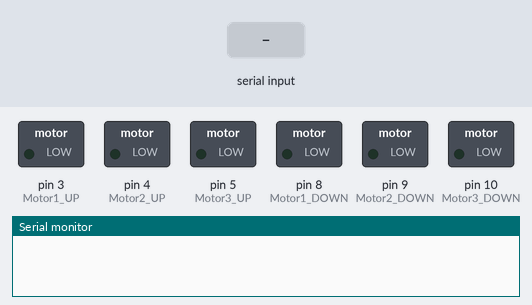
The sketch below on a simulated Arduino Uno, built with avr-gcc and run on an emulated ATmega328P. On the bench: switched loads named in the sketch (green lamp = pin HIGH), the last lines printed to the serial monitor. Inputs (shaded band) come from the test bench.

Above: at 1.2 s.
1.3 s: "c" received over the second serial link
At 1.8 s:
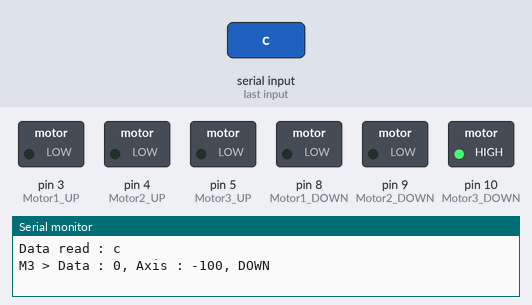
2.9 s: "L90\n" received over the second serial link
At 4.2 s:
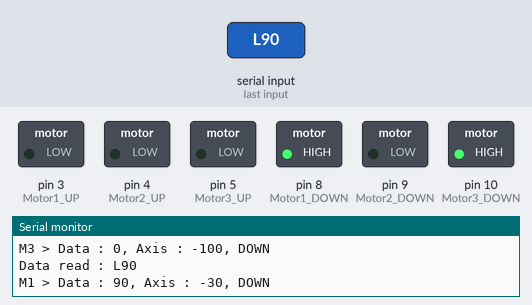
4.5 s: "R90\n" received over the second serial link
At 5.4 s:
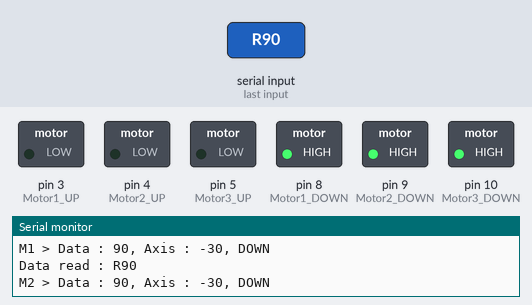
Timing chart, 0 to 7.5 s (numbered marks = the images above; inputs shaded):
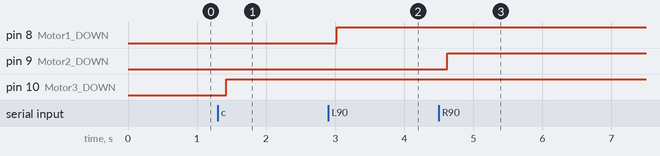

The sketch:

_3DOF_Simulator2_Control_by_SoftSerial.ino
```cpp
/*
 * Arduino Mega / UNO
 * 3DOF Simulator
 * Control by SoftwareSerial
 *
 * Date : 20150920
 * Artist by SiRyuA.
 */

#include <SoftwareSerial.h>

SoftwareSerial mySerial(12, 13); // RX12 TX13

char buffers[18];  //데이터 수신 버퍼

int Motor1,
    Motor2,
    Motor3;

#define Motor1_UP 3
#define Motor2_UP 4
#define Motor3_UP 5

#define Motor1_DOWN 8
#define Motor2_DOWN 9
#define Motor3_DOWN 10

void setup() {
  Serial.begin(115200);
  mySerial.begin(4800);
  Serial.flush();
  mySerial.flush();

  pinMode(Motor1_UP, OUTPUT);
  pinMode(Motor1_DOWN, OUTPUT);
  pinMode(Motor2_UP, OUTPUT);
  pinMode(Motor2_DOWN, OUTPUT);
  pinMode(Motor3_UP, OUTPUT);
  pinMode(Motor3_DOWN, OUTPUT);
}

void loop() {
  if(mySerial.available() > 0) {
    int index = 0;
    delay(20);

    int numChar = mySerial.available();
    delay(100);

    if (numChar > 18) { //데이터 크기 제한
      numChar = 18;
    }

    while (numChar--) { //수신 데이터 버퍼 저장.
      buffers[index++] = mySerial.read();
    }

    splitString(buffers);
  }
}

void splitString(char* data) {
  Serial.print("Data read : ");
  Serial.println(data);
  char* parameter;
  parameter = strtok(data, " ,"); // "," 기준 데이터 값 잘라내기
  while(parameter != NULL) { // 아닐경우 다시 ","기준 재기
    setMotor(parameter);
    parameter = strtok (NULL, " ,");
  }

  //버퍼 초기화
  for(int x = 0; x < 16; x++) {
    buffers[x] = '\0';
  }
  Serial.flush();
}

void setMotor(char* data) {
  if((data[0] == 'L') || (data[0] == 'l')) {
    int Axisdata = strtol(data+1, NULL, 10); //10진수 int형 변환
    Axisdata = constrain(Axisdata, 0, 255);  //int형 값을 최소0 최대255로 제한

    int Axis = map(Axisdata, 0, 255, -100, 100);

    Serial.print("M1 > Data : ");
    Serial.print(Axisdata);
    Serial.print(", Axis : ");
    Serial.print(Axis);

    if(Axis > 10){
      digitalWrite(Motor1_UP, HIGH);
      digitalWrite(Motor1_DOWN, LOW);
      Serial.println(", UP");
    }else if(Axis < -10){
      digitalWrite(Motor1_UP, LOW);
      digitalWrite(Motor1_DOWN, HIGH);
      Serial.println(", DOWN");
    }else{
      digitalWrite(Motor1_UP, LOW);
      digitalWrite(Motor1_DOWN, LOW);
      Serial.println(", CENTER");
    }
  }

  if((data[0] == 'R') || (data[0] == 'r')) {
    int Axisdata = strtol(data+1, NULL, 10);
    Axisdata = constrain(Axisdata, 0, 255);

    int Axis = map(Axisdata, 0, 255, -100, 100);

    Serial.print("M2 > Data : ");
    Serial.print(Axisdata);
    Serial.print(", Axis : ");
    Serial.print(Axis);

    if(Axis > 10){
      digitalWrite(Motor2_UP, HIGH);
      digitalWrite(Motor2_DOWN, LOW);
      Serial.println(", UP");
    }else if(Axis < -10){
      digitalWrite(Motor2_UP, LOW);
      digitalWrite(Motor2_DOWN, HIGH);
      Serial.println(", DOWN");
    }else{
      digitalWrite(Motor2_UP, LOW);
      digitalWrite(Motor2_DOWN, LOW);
      Serial.println(", CENTER");
    }
  }

  if((data[0] == 'C') || (data[0] == 'c')) {
    int Axisdata = strtol(data+1, NULL, 10);
    Axisdata = constrain(Axisdata, 0, 255);

    int Axis = map(Axisdata, 0, 255, -100, 100);

    Serial.print("M3 > Data : ");
    Serial.print(Axisdata);
    Serial.print(", Axis : ");
    Serial.print(Axis);

    if(Axis > 10){
      digitalWrite(Motor3_UP, HIGH);
      digitalWrite(Motor3_DOWN, LOW);
      Serial.println(", UP");
    }else if(Axis < -10){
      digitalWrite(Motor3_UP, LOW);
      digitalWrite(Motor3_DOWN, HIGH);
      Serial.println(", DOWN");
    }else{
      digitalWrite(Motor3_UP, LOW);
      digitalWrite(Motor3_DOWN, LOW);
      Serial.println(", CENTER");
    }
  }
}
```

Measured:
- after the input at 1.3 s, pin 10 (Motor3_DOWN): LOW → HIGH after 0.12 s
- after the input at 2.9 s, pin 8 (Motor1_DOWN): LOW → HIGH after 0.12 s
- after the input at 4.5 s, pin 9 (Motor2_DOWN): LOW → HIGH after 0.12 s
